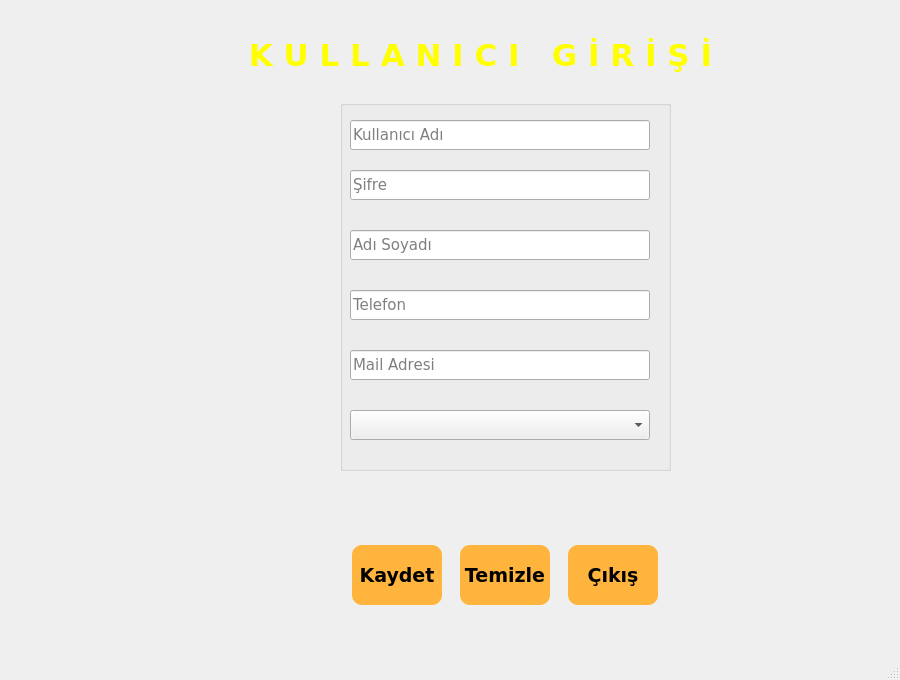
<?xml version="1.0" encoding="UTF-8"?>
<ui version="4.0">
 <class>MainWindow</class>
 <widget class="QMainWindow" name="MainWindow">
  <property name="geometry">
   <rect>
    <x>0</x>
    <y>0</y>
    <width>900</width>
    <height>680</height>
   </rect>
  </property>
  <property name="minimumSize">
   <size>
    <width>900</width>
    <height>680</height>
   </size>
  </property>
  <property name="windowTitle">
   <string>MainWindow</string>
  </property>
  <widget class="QWidget" name="centralwidget">
   <widget class="QLabel" name="label">
    <property name="geometry">
     <rect>
      <x>0</x>
      <y>0</y>
      <width>1000</width>
      <height>680</height>
     </rect>
    </property>
    <property name="minimumSize">
     <size>
      <width>1000</width>
      <height>680</height>
     </size>
    </property>
    <property name="styleSheet">
     <string notr="true">border-image: url(:/pic/colorful.jpg);</string>
    </property>
    <property name="text">
     <string/>
    </property>
   </widget>
   <widget class="QLabel" name="label_2">
    <property name="geometry">
     <rect>
      <x>230</x>
      <y>20</y>
      <width>501</width>
      <height>71</height>
     </rect>
    </property>
    <property name="font">
     <font>
      <family>Verdana</family>
      <pointsize>23</pointsize>
      <weight>75</weight>
      <bold>true</bold>
     </font>
    </property>
    <property name="styleSheet">
     <string notr="true">color: rgb(255, 255, 0);</string>
    </property>
    <property name="text">
     <string>K U L L A N I C I   G İ R İ Ş İ</string>
    </property>
    <property name="alignment">
     <set>Qt::AlignCenter</set>
    </property>
   </widget>
   <widget class="QWidget" name="layoutWidget">
    <property name="geometry">
     <rect>
      <x>340</x>
      <y>530</y>
      <width>331</width>
      <height>91</height>
     </rect>
    </property>
    <layout class="QGridLayout">
     <item row="0" column="2">
      <widget class="QPushButton" name="pushButton_cikis">
       <property name="minimumSize">
        <size>
         <width>90</width>
         <height>60</height>
        </size>
       </property>
       <property name="maximumSize">
        <size>
         <width>60</width>
         <height>60</height>
        </size>
       </property>
       <property name="font">
        <font>
         <family>Verdana</family>
         <pointsize>14</pointsize>
         <weight>75</weight>
         <italic>false</italic>
         <bold>true</bold>
        </font>
       </property>
       <property name="styleSheet">
        <string notr="true">QPushButton#pushButton_cikis{
background-color: rgb(255, 181, 61);
border-radius:10px;}
QPushButton#pushButton_cikis:hover{
background-color:qlineargradient(spread:repeat, x1:0, y1:1, x2:0, y2:0, stop:0.301136 rgba(135, 88, 255, 255), stop:1 rgba(255, 255, 255, 255));
border-radius:10px;}
QPushButton#pushButton_cikis:pressed{
background-color: qlineargradient(spread:pad, x1:1, y1:0.880682, x2:0.955, y2:0.0284091, stop:0.5 rgba(212, 75, 45, 255), stop:1 rgba(255, 255, 255, 255));
padding-left:5px;
padding-top:6px;
border-radius:10px;}

</string>
       </property>
       <property name="text">
        <string>Çıkış</string>
       </property>
      </widget>
     </item>
     <item row="0" column="0">
      <widget class="QPushButton" name="pushButton_kaydet">
       <property name="minimumSize">
        <size>
         <width>90</width>
         <height>60</height>
        </size>
       </property>
       <property name="maximumSize">
        <size>
         <width>60</width>
         <height>60</height>
        </size>
       </property>
       <property name="font">
        <font>
         <family>Verdana</family>
         <pointsize>14</pointsize>
         <weight>75</weight>
         <italic>false</italic>
         <bold>true</bold>
        </font>
       </property>
       <property name="styleSheet">
        <string notr="true">QPushButton#pushButton_kaydet{
background-color: rgb(255, 181, 61);
border-radius:10px;}
QPushButton#pushButton_kaydet:hover{
background-color: qlineargradient(spread:pad, x1:1, y1:0.880682, x2:0.955, y2:0.0284091, stop:0.5 rgba(212, 75, 45, 255), stop:1 rgba(255, 255, 255, 255));
border-radius:10px;}
QPushButton#pushButton_kaydet:pressed{
background-color:qlineargradient(spread:repeat, x1:0, y1:1, x2:0, y2:0, stop:0.301136 rgba(135, 88, 255, 255), stop:1 rgba(255, 255, 255, 255));
padding-left:5px;
padding-top:6px;
border-radius:10px;}

</string>
       </property>
       <property name="text">
        <string>Kaydet</string>
       </property>
      </widget>
     </item>
     <item row="0" column="1">
      <widget class="QPushButton" name="pushButton_temizle">
       <property name="minimumSize">
        <size>
         <width>90</width>
         <height>60</height>
        </size>
       </property>
       <property name="maximumSize">
        <size>
         <width>60</width>
         <height>60</height>
        </size>
       </property>
       <property name="font">
        <font>
         <family>Verdana</family>
         <pointsize>14</pointsize>
         <weight>75</weight>
         <italic>false</italic>
         <bold>true</bold>
        </font>
       </property>
       <property name="styleSheet">
        <string notr="true">QPushButton#pushButton_temizle{
background-color: rgb(255, 181, 61);
border-radius:10px;}
QPushButton#pushButton_temizle:hover{
background-color: rgb(80, 255, 109);
border-radius:10px;}
QPushButton#pushButton_temizle:pressed{
background-color: rgb(240, 159, 250);
padding-left:5px;
padding-top:6px;
border-radius:10px;}

</string>
       </property>
       <property name="text">
        <string>Temizle</string>
       </property>
      </widget>
     </item>
    </layout>
   </widget>
   <widget class="QGroupBox" name="groupBox">
    <property name="geometry">
     <rect>
      <x>340</x>
      <y>100</y>
      <width>331</width>
      <height>371</height>
     </rect>
    </property>
    <property name="styleSheet">
     <string notr="true">border-color: rgba(255,255,255,0);</string>
    </property>
    <property name="title">
     <string/>
    </property>
    <widget class="QLineEdit" name="lineEdit_kullanici_adi">
     <property name="geometry">
      <rect>
       <x>10</x>
       <y>20</y>
       <width>300</width>
       <height>30</height>
      </rect>
     </property>
     <property name="minimumSize">
      <size>
       <width>300</width>
       <height>30</height>
      </size>
     </property>
     <property name="maximumSize">
      <size>
       <width>200</width>
       <height>20</height>
      </size>
     </property>
     <property name="font">
      <font>
       <family>Verdana</family>
       <pointsize>11</pointsize>
       <weight>50</weight>
       <italic>false</italic>
       <bold>false</bold>
      </font>
     </property>
     <property name="styleSheet">
      <string notr="true">font: 11pt &quot;Verdana&quot;;</string>
     </property>
     <property name="echoMode">
      <enum>QLineEdit::Normal</enum>
     </property>
     <property name="placeholderText">
      <string>Kullanıcı Adı</string>
     </property>
    </widget>
    <widget class="QLineEdit" name="lineEdit_sifre">
     <property name="geometry">
      <rect>
       <x>10</x>
       <y>70</y>
       <width>300</width>
       <height>30</height>
      </rect>
     </property>
     <property name="minimumSize">
      <size>
       <width>300</width>
       <height>30</height>
      </size>
     </property>
     <property name="maximumSize">
      <size>
       <width>200</width>
       <height>20</height>
      </size>
     </property>
     <property name="font">
      <font>
       <family>Verdana</family>
       <pointsize>11</pointsize>
       <weight>50</weight>
       <italic>false</italic>
       <bold>false</bold>
      </font>
     </property>
     <property name="styleSheet">
      <string notr="true">font: 11pt &quot;Verdana&quot;;</string>
     </property>
     <property name="echoMode">
      <enum>QLineEdit::PasswordEchoOnEdit</enum>
     </property>
     <property name="placeholderText">
      <string>Şifre</string>
     </property>
    </widget>
    <widget class="QLineEdit" name="lineEdit_adi_soyadi">
     <property name="geometry">
      <rect>
       <x>10</x>
       <y>130</y>
       <width>300</width>
       <height>30</height>
      </rect>
     </property>
     <property name="minimumSize">
      <size>
       <width>300</width>
       <height>30</height>
      </size>
     </property>
     <property name="maximumSize">
      <size>
       <width>200</width>
       <height>20</height>
      </size>
     </property>
     <property name="font">
      <font>
       <family>Verdana</family>
       <pointsize>11</pointsize>
       <weight>50</weight>
       <italic>false</italic>
       <bold>false</bold>
      </font>
     </property>
     <property name="styleSheet">
      <string notr="true">font: 11pt &quot;Verdana&quot;;</string>
     </property>
     <property name="text">
      <string/>
     </property>
     <property name="placeholderText">
      <string>Adı Soyadı</string>
     </property>
    </widget>
    <widget class="QLineEdit" name="lineEdit_telefon">
     <property name="geometry">
      <rect>
       <x>10</x>
       <y>190</y>
       <width>300</width>
       <height>30</height>
      </rect>
     </property>
     <property name="minimumSize">
      <size>
       <width>300</width>
       <height>30</height>
      </size>
     </property>
     <property name="maximumSize">
      <size>
       <width>200</width>
       <height>20</height>
      </size>
     </property>
     <property name="font">
      <font>
       <family>Verdana</family>
       <pointsize>11</pointsize>
       <weight>50</weight>
       <italic>false</italic>
       <bold>false</bold>
      </font>
     </property>
     <property name="styleSheet">
      <string notr="true">font: 11pt &quot;Verdana&quot;;</string>
     </property>
     <property name="placeholderText">
      <string>Telefon</string>
     </property>
    </widget>
    <widget class="QLineEdit" name="lineEdit_mail">
     <property name="geometry">
      <rect>
       <x>10</x>
       <y>250</y>
       <width>300</width>
       <height>30</height>
      </rect>
     </property>
     <property name="minimumSize">
      <size>
       <width>300</width>
       <height>30</height>
      </size>
     </property>
     <property name="maximumSize">
      <size>
       <width>200</width>
       <height>20</height>
      </size>
     </property>
     <property name="font">
      <font>
       <family>Verdana</family>
       <pointsize>11</pointsize>
       <weight>50</weight>
       <italic>false</italic>
       <bold>false</bold>
      </font>
     </property>
     <property name="styleSheet">
      <string notr="true">font: 11pt &quot;Verdana&quot;;</string>
     </property>
     <property name="placeholderText">
      <string>Mail Adresi</string>
     </property>
    </widget>
    <widget class="QComboBox" name="comboBox_yetki">
     <property name="geometry">
      <rect>
       <x>10</x>
       <y>310</y>
       <width>300</width>
       <height>30</height>
      </rect>
     </property>
     <property name="minimumSize">
      <size>
       <width>300</width>
       <height>30</height>
      </size>
     </property>
     <property name="maximumSize">
      <size>
       <width>200</width>
       <height>20</height>
      </size>
     </property>
     <property name="font">
      <font>
       <family>Verdana</family>
       <pointsize>11</pointsize>
       <weight>50</weight>
       <italic>false</italic>
       <bold>false</bold>
      </font>
     </property>
     <property name="styleSheet">
      <string notr="true">font: 11pt &quot;Verdana&quot;;</string>
     </property>
    </widget>
   </widget>
  </widget>
  <widget class="QStatusBar" name="statusbar">
   <property name="font">
    <font>
     <family>Monotype Corsiva</family>
     <pointsize>14</pointsize>
     <weight>75</weight>
     <italic>true</italic>
     <bold>true</bold>
    </font>
   </property>
  </widget>
 </widget>
 <resources>
  <include location="../media/media.qrc"/>
 </resources>
 <connections/>
</ui>
